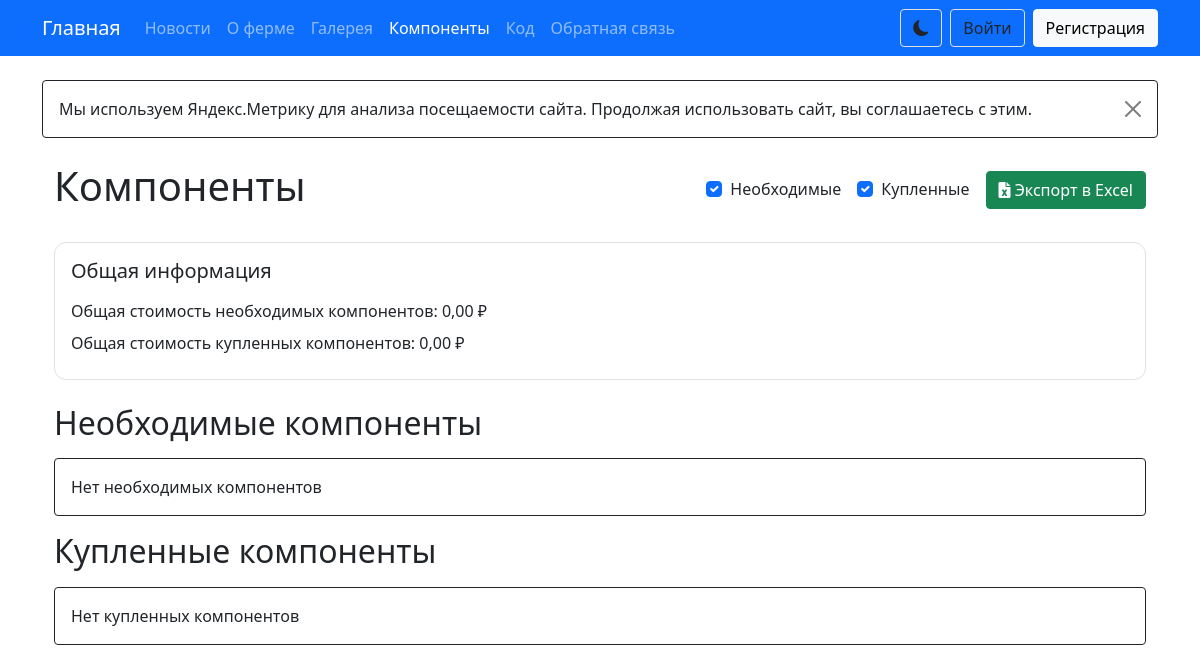
Page /pages/components/ on the earlier database version.
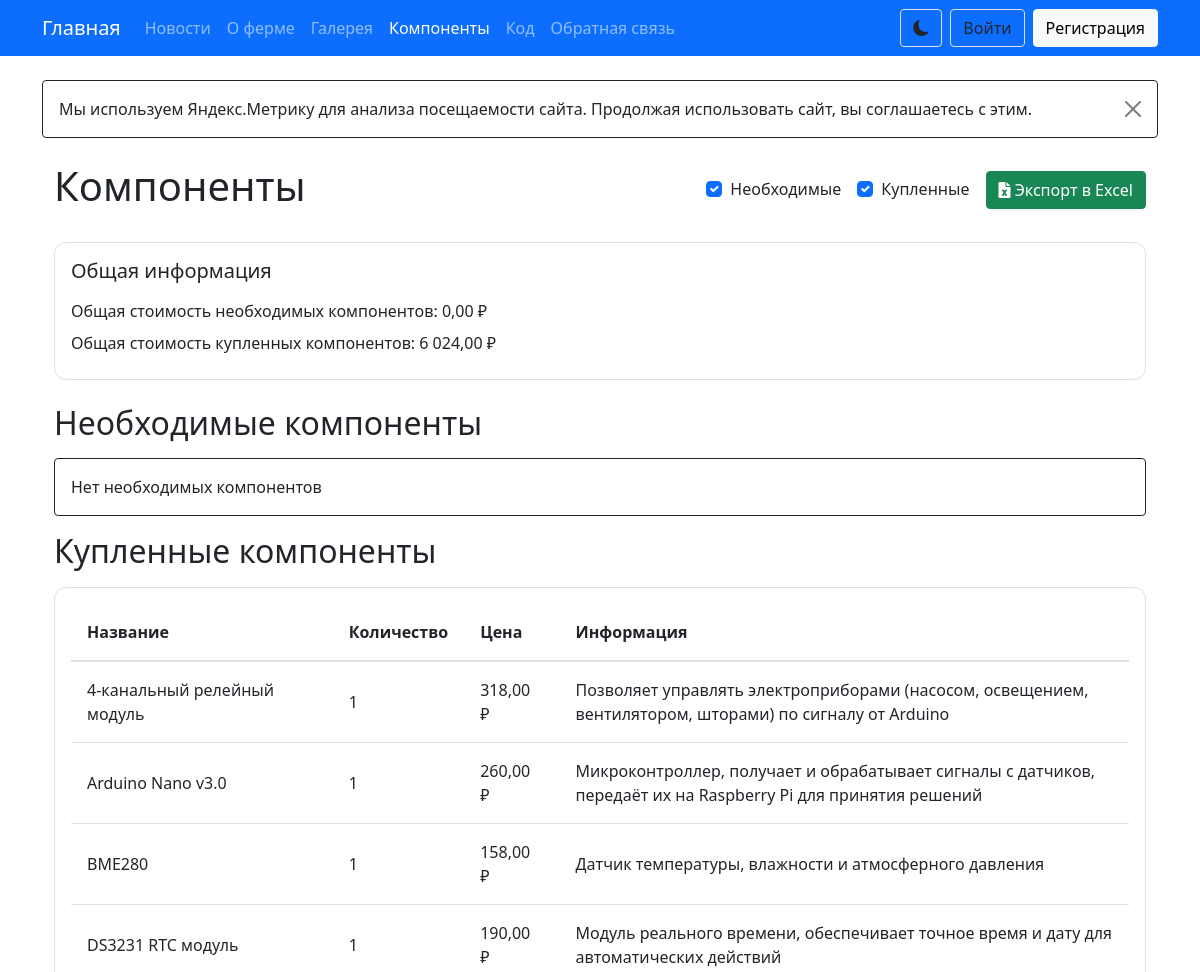
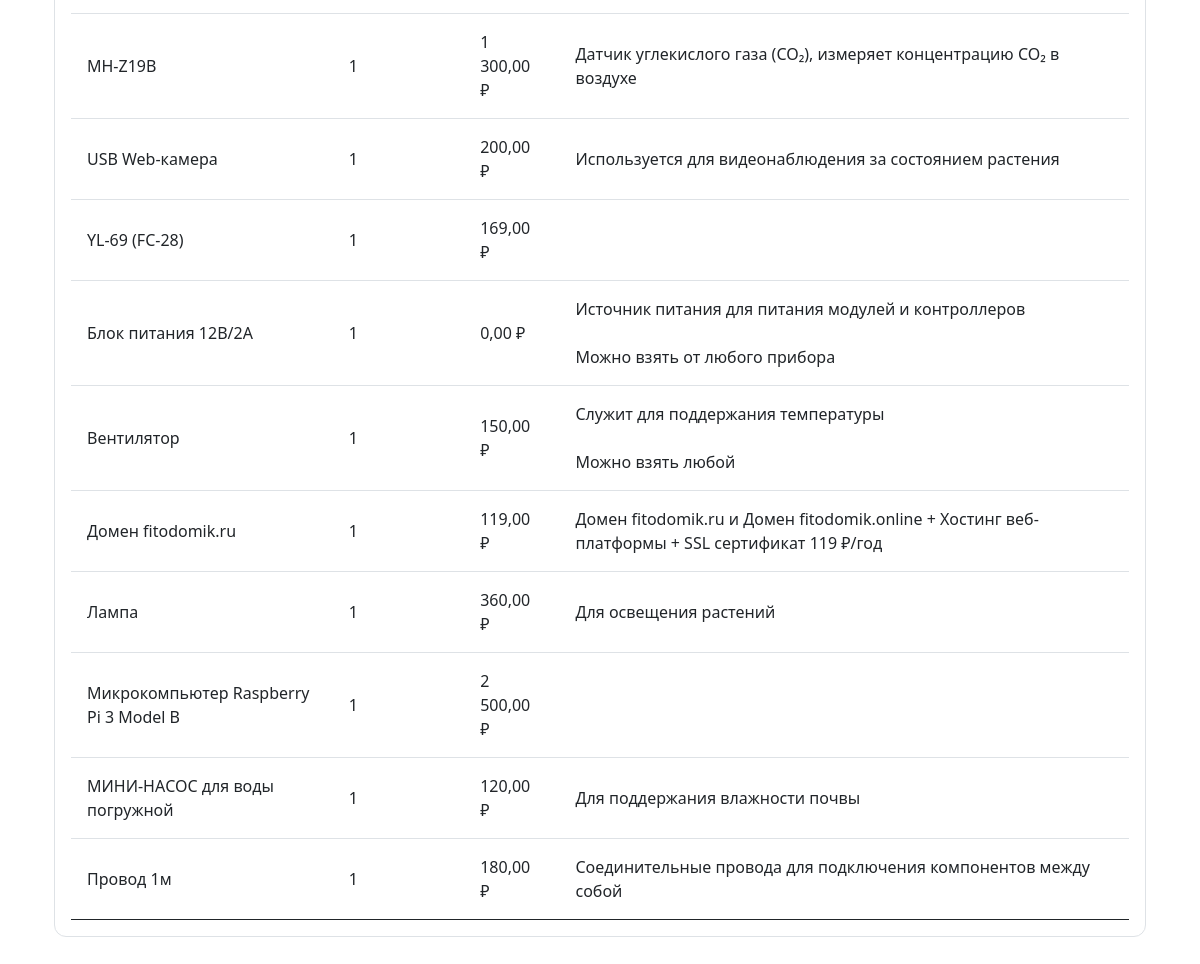
Same page on the later database version (2 pictures, top to bottom).
### tables this page shows
CREATE TABLE `components` (
  `id` int NOT NULL,
  `name` varchar(255) NOT NULL,
  `quantity` int NOT NULL DEFAULT '1',
  `price` decimal(10,2) DEFAULT NULL,
  `price_type` enum('bought','custom','undefined') DEFAULT 'undefined',
  `status` enum('bought','not_bought') DEFAULT 'not_bought',
  `info` text,
  `created_at` timestamp NULL DEFAULT CURRENT_TIMESTAMP,
  `updated_at` timestamp NULL DEFAULT CURRENT_TIMESTAMP ON UPDATE CURRENT_TIMESTAMP
);

### config.php (called while the page is built, shortened)
<?php
function formatPrice($price_type, $price) {
    switch ($price_type) {
        case 'custom':
            return number_format($price, 2, ',', ' ') . ' ₽';
    }
}
function calculateTotalAmount($components) {
    $total = 0;
    $unknown_count = 0;
    foreach ($components as $component) {
        if ($component['price_type'] === 'custom' && $component['price'] !== null) {
            $total += $component['price'] * $component['quantity'];
        } elseif ($component['price_type'] === 'undefined') {
            $unknown_count += $component['quantity'];
        }
    }
    return [
        'total' => $total,
        'unknown_count' => $unknown_count
    ];
}

### pages/components/index.php (the view, shortened to what this page needs)
<?php
require_once __DIR__ . '/../../config.php';
try {
    $stmt = $pdo->query("SELECT * FROM components ORDER BY name");
    $components = $stmt->fetchAll();
    $bought_components = [];
    $not_bought_components = [];
    foreach ($components as $component) {
        if ($component['status'] === 'bought') {
            $bought_components[] = $component;
        } else {
            $not_bought_components[] = $component;
        }
    }
    $not_bought_total = calculateTotalAmount($not_bought_components);
    $bought_total = calculateTotalAmount($bought_components);
?>
<div class="container mt-4">
    <div class="d-flex justify-content-between align-items-center mb-4">
        <h1>Компоненты</h1>
        <form action="export.php" method="post" class="d-flex align-items-center">
            <div class="form-check me-3">
                <input class="form-check-input" type="checkbox" name="export_status[]" value="not_bought" id="notBought" checked>
                <label class="form-check-label" for="notBought">Необходимые</label>
            </div>
            <div class="form-check me-3">
                <input class="form-check-input" type="checkbox" name="export_status[]" value="bought" id="bought" checked>
                <label class="form-check-label" for="bought">Купленные</label>
            </div>
            <button type="submit" class="btn btn-success">
                <i class="fas fa-file-excel"></i> Экспорт в Excel
            </button>
        </form>
    </div>
    <div class="card mb-4 info-card">
        <div class="card-body">
            <h5 class="card-title">Общая информация</h5>
            <p>Общая стоимость необходимых компонентов: <?= number_format($not_bought_total['total'], 2, ',', ' ') ?> ₽
            </p>
            <p>Общая стоимость купленных компонентов: <?= number_format($bought_total['total'], 2, ',', ' ') ?> ₽
            </p>
        </div>
    </div>
    <h2 class="mb-3">Необходимые компоненты</h2>
    <?php if (empty($not_bought_components)): ?>
        <div class="alert alert-info">Нет необходимых компонентов</div>
    <?php endif; ?>
    <h2 class="mb-3">Купленные компоненты</h2>
    <?php if (empty($bought_components)): ?>
        <div class="alert alert-info">Нет купленных компонентов</div>
    <?php else: ?>
        <div class="table-responsive table-container">
            <table class="table table-hover">
                <thead>
                    <tr>
                        <th>Название</th>
                        <th>Количество</th>
                        <th>Цена</th>
                        <th>Информация</th>
                    </tr>
                </thead>
                <tbody>
                    <?php foreach($bought_components as $component): ?>
                        <tr>
                            <td><?= htmlspecialchars($component['name']) ?></td>
                            <td><?= $component['quantity'] ?></td>
                            <td class="price-<?= $component['price_type'] ?>">
                                <?= formatPrice($component['price_type'], $component['price']) ?>
                            </td>
                            <td><?= nl2br(htmlspecialchars($component['info'])) ?></td>
                        </tr>
                    <?php endforeach; ?>
                </tbody>
            </table>
        </div>
    <?php endif; ?>
</div>
<?php
    require_once __DIR__ . '/../../layout.php';
} catch(PDOException $e) {
    error_log("Ошибка при получении компонентов: " . $e->getMessage());
    die("Произошла ошибка при загрузке компонентов");
}
?>

Differences in the rows shown:
added components: name "4-канальный релейный модуль", quantity "1", price_type+price "318,00 ₽", info "Позволяет управлять электроприборами (насосом, освещением, вентилятором, шторами) по сигналу от Arduino"
added components: name "Arduino Nano v3.0", quantity "1", price_type+price "260,00 ₽", info "Микроконтроллер, получает и обрабатывает сигналы с датчиков, передаёт их на Raspberry Pi для принятия решений"
added components: name "BME280", quantity "1", price_type+price "158,00 ₽", info "Датчик температуры, влажности и атмосферного давления"
added components: name "DS3231 RTC модуль", quantity "1", price_type+price "190,00 ₽", info "Модуль реального времени, обеспечивает точное время и дату для автоматических действий"
added components: name "MH-Z19B", quantity "1", price_type+price "1 300,00 ₽", info "Датчик углекислого газа (CO₂), измеряет концентрацию CO₂ в воздухе"
added components: name "USB Web-камера", quantity "1", price_type+price "200,00 ₽", info "Используется для видеонаблюдения за состоянием растения"
added components: name "YL-69 (FC-28)", quantity "1", price_type+price "169,00 ₽"
added components: name "Блок питания 12В/2А", quantity "1", price_type+price "0,00 ₽", info "Источник питания для питания модулей и контроллеров Можно взять от любого прибора"
added components: name "Вентилятор", quantity "1", price_type+price "150,00 ₽", info "Служит для поддержания температуры Можно взять любой"
added components: name "Домен fitodomik.ru", quantity "1", price_type+price "119,00 ₽", info "Домен fitodomik.ru и Домен fitodomik.online + Хостинг веб-платформы + SSL сертификат 119 ₽/год"
added components: name "Лампа", quantity "1", price_type+price "360,00 ₽", info "Для освещения растений"
added components: name "Микрокомпьютер Raspberry Pi 3 Model B", quantity "1", price_type+price "2 500,00 ₽"
added components: name "МИНИ-НАСОС для воды погружной", quantity "1", price_type+price "120,00 ₽", info "Для поддержания влажности почвы"
added components: name "Провод 1м", quantity "1", price_type+price "180,00 ₽", info "Соединительные провода для подключения компонентов между собой"
Other differences:
$bought_total['total']: "0,00" → "6 024,00"
text no longer shown: "Нет купленных компонентов"
text now shown: "Название Количество Цена Информация"
